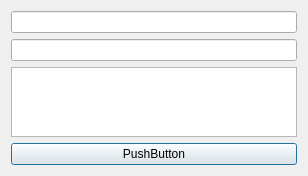
<?xml version="1.0" encoding="UTF-8"?>
<ui version="4.0">
 <class>SnowMainWnd</class>
 <widget class="QDialog" name="SnowMainWnd">
  <property name="geometry">
   <rect>
    <x>0</x>
    <y>0</y>
    <width>308</width>
    <height>172</height>
   </rect>
  </property>
  <property name="windowTitle">
   <string>SnowMainWnd</string>
  </property>
  <layout class="QHBoxLayout" name="horizontalLayout">
   <item>
    <layout class="QVBoxLayout" name="verticalLayout">
     <item>
      <widget class="QLineEdit" name="lineEdit_Username"/>
     </item>
     <item>
      <widget class="QLineEdit" name="lineEdit_Password">
       <property name="echoMode">
        <enum>QLineEdit::PasswordEchoOnEdit</enum>
       </property>
      </widget>
     </item>
     <item>
      <widget class="QTextEdit" name="textEdit_Info">
       <property name="readOnly">
        <bool>true</bool>
       </property>
      </widget>
     </item>
     <item>
      <spacer name="verticalSpacer">
       <property name="orientation">
        <enum>Qt::Vertical</enum>
       </property>
       <property name="sizeHint" stdset="0">
        <size>
         <width>20</width>
         <height>40</height>
        </size>
       </property>
      </spacer>
     </item>
     <item>
      <widget class="QPushButton" name="pushButton">
       <property name="text">
        <string>PushButton</string>
       </property>
      </widget>
     </item>
    </layout>
   </item>
  </layout>
 </widget>
 <layoutdefault spacing="6" margin="11"/>
 <resources/>
 <connections/>
</ui>
